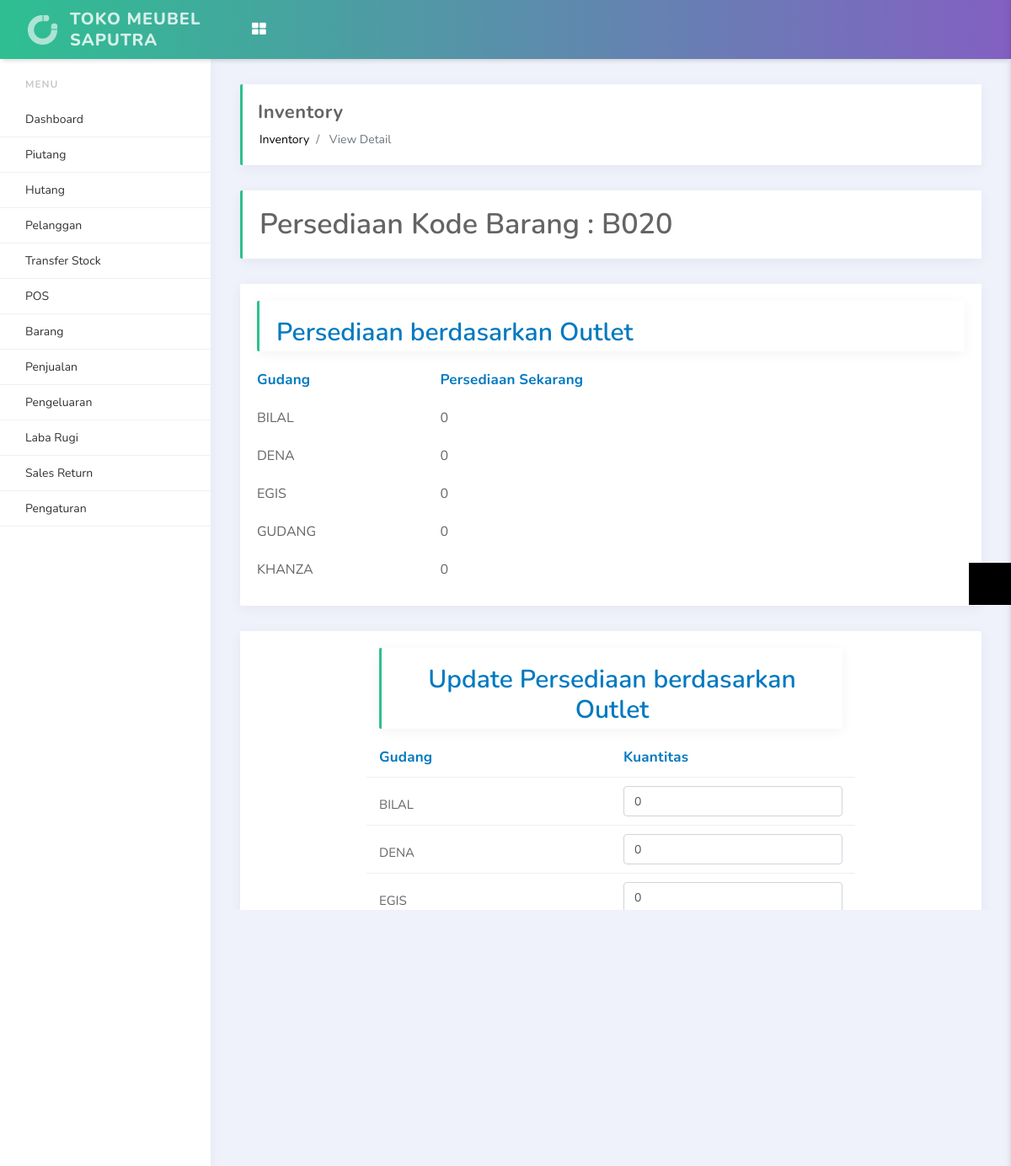
Screenshot of /index.php/inventory/view_detail?pcode=B020 (signed in) with the database file from the repository.
### tables this page shows
CREATE TABLE `site_setting` (
  `id` int(11) NOT NULL,
  `site_name` varchar(499) NOT NULL,
  `site_logo` varchar(255) NOT NULL,
  `timezone` varchar(499) NOT NULL,
  `pagination` int(11) NOT NULL,
  `tax` double(11,2) NOT NULL,
  `currency` char(3) NOT NULL,
  `address` text NOT NULL,
  `datetime_format` varchar(30) NOT NULL,
  `display_product` int(11) NOT NULL,
  `display_keyboard` int(11) NOT NULL,
  `default_customer_id` int(11) NOT NULL,
  `updated_user_id` int(11) NOT NULL,
  `updated_datetime` datetime NOT NULL
);

CREATE TABLE `outlets` (
  `id` int(11) NOT NULL,
  `name` varchar(499) NOT NULL,
  `address` longtext NOT NULL,
  `contact_number` varchar(499) NOT NULL,
  `receipt_header` longtext NOT NULL,
  `receipt_footer` longtext NOT NULL,
  `created_user_id` int(11) NOT NULL,
  `created_datetime` datetime NOT NULL,
  `updated_user_id` int(11) NOT NULL,
  `updated_datetime` datetime NOT NULL,
  `status` int(11) NOT NULL COMMENT '1: Active, 0: Inactive'
);

CREATE TABLE `inventory` (
  `id` int(11) NOT NULL,
  `product_code` varchar(499) NOT NULL,
  `outlet_id` int(11) NOT NULL,
  `qty` int(11) NOT NULL
);

### application/controllers/Inventory.php (called while the page is built, shortened)
<?php
class Inventory extends CI_Controller
{
    public function __construct()
    {
        $this->load->model('Inventory_model');
        $this->load->model('Constant_model');
    }
    public function view_detail()
    {
        $pcode = $this->input->get('pcode');
        $data['pcode'] = $pcode;
        $data['lang_dashboard'] = $this->lang->line('dashboard');
        $data['lang_transfer_stock'] = $this->lang->line('transfer_stock');
        $data['lang_customers'] = $this->lang->line('customers');
        $data['lang_gift_card'] = $this->lang->line('gift_card');
        $data['lang_add_gift_card'] = $this->lang->line('add_gift_card');
        $data['lang_list_gift_card'] = $this->lang->line('list_gift_card');
        $data['lang_debit'] = $this->lang->line('debit');
        $data['lang_sales'] = $this->lang->line('sales');
        $data['lang_today_sales'] = $this->lang->line('today_sales');
        $data['lang_opened_bill'] = $this->lang->line('opened_bill');
        $data['lang_reports'] = $this->lang->line('reports');
        $data['lang_sales_report'] = $this->lang->line('sales_report');
        $data['lang_expenses'] = $this->lang->line('expenses');
        $data['lang_expenses_category'] = $this->lang->line('expenses_category');
        $data['lang_pnl'] = $this->lang->line('pnl');
        $data['lang_pnl_report'] = $this->lang->line('pnl_report');
        $data['lang_pos'] = $this->lang->line('pos');
        $data['lang_return_order'] = $this->lang->line('return_order');
        $data['lang_return_order_report'] = $this->lang->line('return_order_report');
        $data['lang_inventory'] = $this->lang->line('inventory');
        $data['lang_products'] = $this->lang->line('products');
        $data['lang_list_products'] = $this->lang->line('list_products');
        $data['lang_print_product_label'] = $this->lang->line('print_product_label');
        $data['lang_product_category'] = $this->lang->line('product_category');
        $data['lang_purchase_order'] = $this->lang->line('purchase_order');
        $data['lang_setting'] = $this->lang->line('setting');
        $data['lang_outlets'] = $this->lang->line('outlets');
        $data['lang_users'] = $this->lang->line('users');
        $data['lang_suppliers'] = $this->lang->line('suppliers');
        $data['lang_system_setting'] = $this->lang->line('system_setting');
        $data['lang_payment_methods'] = $this->lang->line('payment_methods');
        $data['lang_logout'] = $this->lang->line('logout');
        $data['lang_point_of_sales'] = $this->lang->line('point_of_sales');
        $data['lang_amount'] = $this->lang->line('amount');
        $data['lang_monthly_sales_outlet'] = $this->lang->line('monthly_sales_outlet');
        $data['lang_no_match_found'] = $this->lang->line('no_match_found');
        $data['lang_create_return_order'] = $this->lang->line('create_return_order');
        $data['lang_action'] = $this->lang->line('action');
        $data['lang_edit'] = $this->lang->line('edit');
        $data['lang_status'] = $this->lang->line('status');
        $data['lang_add'] = $this->lang->line('add');
        $data['lang_back'] = $this->lang->line('back');
        $data['lang_update'] = $this->lang->line('update');
        $data['lang_active'] = $this->lang->line('active');
        $data['lang_inactive'] = $this->lang->line('inactive');
        $data['lang_name'] = $this->lang->line('name');
        $data['lang_search_product'] = $this->lang->line('search_product');
        $data['lang_add_to_list'] = $this->lang->line('add_to_list');
        $data['lang_submit'] = $this->lang->line('submit');
        $data['lang_receive'] = $this->lang->line('receive');
        $data['lang_view'] = $this->lang->line('view');
        $data['lang_created'] = $this->lang->line('created');
        $data['lang_tax'] = $this->lang->line('tax');
        $data['lang_discount_amount'] = $this->lang->line('discount_amount');
        $data['lang_total'] = $this->lang->line('total');
        $data['lang_totat_payable'] = $this->lang->line('totat_payable');
        $data['lang_inventory_for_product'] = $this->lang->line('inventory_for_product');
        $data['lang_current_inventory_qty'] = $this->lang->line('current_inventory_qty');
        $data['lang_update_inventory_by_outlet'] = $this->lang->line('update_inventory_by_outlet');
        $data['lang_inventory_by_outlet'] = $this->lang->line('inventory_by_outlet');
        $data['lang_quantity'] = $this->lang->line('quantity');
        $this->load->view('inventory_detail', $data);
    }
}

### index.php (called while the page is built, shortened)
<?php
require_once BASEPATH.'core/CodeIgniter.php';

### application/models/Constant_model.php (called while the page is built, shortened)
<?php
class Constant_model extends CI_Model
{
    public function getDataTwoColumn($table, $col1_name, $col1_value, $col2_name, $col2_value)
    {
        $this->db->where("$col1_name", $col1_value);
        $this->db->where("$col2_name", $col2_value);
        $query = $this->db->get("$table");
        $result = $query->result();
        $this->db->save_queries = false;
        return $result;
    }
    public function getDataOneColumnSortColumn($table, $col1_name, $col1_value, $sort_column, $sort_type)
    {
        $this->db->where("$col1_name", $col1_value);
        $this->db->order_by("$sort_column", "$sort_type");
        $query = $this->db->get("$table");
        $result = $query->result();
        $this->db->save_queries = false;
        return $result;
    }
}

### application/views/inventory_detail.php (the view, shortened to what this page needs)
<?php
    require_once 'includes/header4.php';
?>
<section id="content">
	<div class="row">
		<div class="col-lg-12">
			<h1 class="page-header"><?php echo $lang_inventory_for_product; ?> : <?php echo $pcode; ?></h1>
		</div>
	</div>
	<div class="row">
		<div class="col-md-12">
			<div class="card">
				<div class="card-body">
					<h1 class="page-header" style="margin-top: 0px; padding-bottom: 4px; font-size: 30px; margin: 0px 0 11px; color: #0079c0;">
						<?php echo $lang_inventory_by_outlet; ?>
					</h1>
					<div class="row" style="padding-top: 10px; padding-bottom: 10px;">
						<div class="col-md-3"><b style="color: #0079c0; letter-spacing: 0.2px; font-size: 17px;"><?php echo $lang_outlets; ?></b></div>
						<div class="col-md-9"><b style="color: #0079c0; letter-spacing: 0.2px; font-size: 17px;"><?php echo $lang_current_inventory_qty; ?></b></div>
					</div>
					<?php
                        $outletData = $this->Constant_model->getDataOneColumnSortColumn('outlets', 'status', '1', 'name', 'ASC');
                        for ($t = 0; $t < count($outletData); ++$t) {
                            $outlet_id = $outletData[$t]->id;
                            $outlet_name = $outletData[$t]->name; ?>
					<div class="row" style="padding-top: 10px; padding-bottom: 10px;">
						<div class="col-md-3" style="font-size: 16px;">
							<?php echo $outlet_name; ?>
						</div>
						<div class="col-md-9" style="font-size: 16px;">
							<?php
                                $invQty = 0;
                            $invQtyData = $this->Constant_model->getDataTwoColumn('inventory', 'product_code', $pcode, 'outlet_id', $outlet_id);
                            if (count($invQtyData) > 0) {
                                $invQty = $invQtyData[0]->qty;
                            }
                            echo $invQty; ?>
						</div>
					</div>
					<?php
                        }
                    ?>
				</div>
			</div>
			<?php
                if ($user_role < 3) {
                    ?>
			<form action="<?=base_url()?>index.php/inventory/updateInventoryQty" method="post" onsubmit="return confirm('Do you want to update Inventory?')">
				<div class="card">
					<div class="card-body">
						<div class="row">
							<div class="col-md-2"></div>
							<div class="col-md-8">
	<h1 class="page-header" style="margin-top: 0px; padding-bottom: 4px; font-size: 30px; margin: 0px 0 11px; color: #0079c0; text-align: center;">
		<?php echo $lang_update_inventory_by_outlet; ?>
	</h1>
	<div class="row" style="padding-top: 10px; padding-bottom: 10px; border-bottom: 1px solid #eee;">
		<div class="col-md-6"><b style="color: #0079c0; letter-spacing: 0.2px; font-size: 17px;"><?php echo $lang_outlets; ?></b></div>
		<div class="col-md-6"><b style="color: #0079c0; letter-spacing: 0.2px; font-size: 17px;"><?php echo $lang_quantity; ?></b></div>
	</div>
	<?php
        if ($user_role == 1) {
            $outletData = $this->Constant_model->getDataOneColumnSortColumn('outlets', 'status', '1', 'name', 'ASC');
        } else {
            $outletData = $this->Constant_model->getDataOneColumn('outlets', 'id', "$user_outlet");
        }
                    for ($t = 0; $t < count($outletData); ++$t) {
                        $outlet_id = $outletData[$t]->id;
                        $outlet_name = $outletData[$t]->name; ?>
	<div class="row" style="padding-top: 10px; padding-bottom: 10px; border-bottom: 1px solid #eee;">
		<div class="col-md-6" style="padding-top: 10px; font-size: 15px;">
			<?php echo $outlet_name; ?>
		</div>
		<div class="col-md-6">
			<input type="text" class="form-control" name="qty_<?php echo $outlet_id; ?>" value="0" />
		</div>
	</div>
	<?php
                    } ?>
	<div class="row" style="padding-top: 10px; padding-bottom: 10px;">
		<div class="col-md-12" style="text-align: center; padding-top: 10px;">
			<button class="btn btn-primary" style="padding: 8px 30px; font-size: 18px;">
			</button>
		</div>
	</div>
							</div>
							<div class="col-md-2"></div>
						</div>
					</div>
				</div>
			</form>
			<?php
                }
            ?>
			<a href="<?=base_url()?>index.php/inventory/view" style="text-decoration: none;">
				<div class="btn btn-success" >
				</div>
			</a>
		</div>
	</div>
</section>
<?php
    require_once 'includes/footer4.php';
?>

### application/views/includes/header4.php (shortened to what this page needs)
<?php
    $user_role = $this->input->cookie('role_id', TRUE);
    $settingResult = $this->db->get_where('site_setting');
    $settingData = $settingResult->row();
    $setting_site_name = $settingData->site_name;
 ?>
<!doctype html>
<html lang="en">
<head>
    <link rel="stylesheet" href="<?php echo base_url() ?>assets/vendors/bundle.css" type="text/css">
    <link rel="stylesheet" href="<?php echo base_url() ?>assets/vendors/datepicker/daterangepicker.css">
    <link rel="stylesheet" href="<?php echo base_url() ?>assets/vendors/vmap/jqvmap.min.css">
    <link rel="stylesheet" href="<?php echo base_url() ?>assets/css/app.min.css" type="text/css">
    <link rel="stylesheet" href="<?php echo base_url() ?>assets/css/custom.css" type="text/css">
    <link rel="stylesheet" type="text/css" href="https://stackpath.bootstrapcdn.com/font-awesome/4.7.0/css/font-awesome.min.css">
</head>
<body>
<div class="side-menu">
    <div class='side-menu-body'>
        <ul>
            <?php
            $link = $this->uri->segment(1);
            ?>
            <li class="side-menu-divider">Menu</li>
            <?php
            if ($user_role == 3) {
                echo "<li>".anchor('index.php/cashier/',$lang_pos)."</li>";
                echo "
                <li>
                <a href='#'>Sales Return</a>
                <ul>
                    <li>
                        <a <?php if (($link == '')) {
                    ?> style='background-color: #e9ecf2;' <?php
                } ?> href='<?=base_url()?>index.php/sales_return/'>
                            Buat Sales Return
                        </a>
                    </li>
                    <li>
                        <a <?php if (($link == 'data_return')) {
                    ?> style='background-color: #e9ecf2;' <?php
                } ?> href='<?=base_url()?>index.php/sales_return/data_return'>
                            Data Sales Return
                        </a>
                    </li>
                </ul>
            </li>
                ";
            }else{
            ?>
            <li><?php echo anchor('index.php/dashboard',$lang_dashboard,($link=="dashboard"?'class="active"':'')) ?></li>
            <li><?php echo anchor('index.php/piutang',"Piutang",($link=="piutang"?'class="active"':'')) ?></li>
            <li><?php echo anchor('index.php/hutang',"Hutang",($link=="hutang"?'class="active"':'')) ?></li>
            <li><?php echo anchor('index.php/customers/view',$lang_customers,($link=="customers"?'class="active"':'')) ?></li>
            <li><?php echo anchor('index.php/transfer_stock/view',"Transfer Stock",($link=="transfer_stock"?'class="active"':'')) ?></li>
            <li><?php echo anchor('index.php/cashier/',$lang_pos,($link=="cashier"?'class="active"':'')) ?></li>
            <li>
                <a href="#"></i> <span><?php echo $lang_products; ?></span> </a>
            </li>
            <li>
                <a href="#"><span><?php echo $lang_sales; ?></span> </a>
            </li>
            <li>
                <a href="#"><?php echo $lang_expenses ?></a>
            </li>
            <li>
                <a href="#"><?php echo $lang_pnl ?></a>
            </li>
            <li>
                <a href="#">Sales Return</a>
            </li>
            <li>
                <a href="#"><?php echo $lang_setting; ?></a>
            </li>
                    <?php
                    }
                            ?>
        </ul>
    </div>
</div>
<nav class="navbar">
    <div class="container-fluid">
        <div class="header-logo">
            <a href="#">
                <img src="<?php echo base_url() ?>assets/media/image/light-logo.png" alt="...">
                <span class="logo-text d-none d-lg-block"><?php echo $setting_site_name ?></span>
            </a>
        </div>
        <div class="header-body">
            <ul class="navbar-nav">
                <li class="nav-item dropdown d-none d-lg-block">
                    <a href="#" class="nav-link" data-toggle="dropdown">
                        <i class="fa fa-th-large"></i>
                    </a>
                </li>
            </ul>
        </div>
    </div>
</nav>
<main class="main-content">
    <div class="container-fluid">
        <div class="page-header d-md-flex justify-content-between align-items-center">
            <div>
                <h4><?php echo ucwords(str_replace('_', ' ', $this->uri->segment(1))) ?></h4>
                <nav aria-label="breadcrumb">
                    <ol class="breadcrumb">
                        <li class="breadcrumb-item"><a href="#"><?php echo ucwords(str_replace('_', ' ', $this->uri->segment(1))) ?></a></li>
                        <li class="breadcrumb-item active" aria-current="page">
                            <?php if ($this->uri->segment(2)){
                                 echo ucwords(str_replace('_', ' ', $this->uri->segment(2)));
                            } ?>
                            </li>
                    </ol>
                </nav>
            </div>
        </div>

### rows the page displays
site_setting: site_name "TOKO MEUBEL SAPUTRA"
outlets: name "BILAL", inventory.qty "0"
outlets: name "DENA", invQty "0"
outlets: name "EGIS", invQty "0"
outlets: name "GUDANG", invQty "0"
outlets: name "KHANZA", invQty "0"

### other values shown
$lang_products "Barang"
$lang_sales "Penjualan"
$lang_expenses "Pengeluaran"
$lang_pnl "Laba Rugi"
$lang_setting "Pengaturan"
str_replace('_', ' ', $this->uri->segment(1)) "Inventory"
str_replace('_', ' ', $this->uri->segment(2)) "View Detail"
$lang_inventory_for_product "Persediaan Kode Barang"
$pcode "B020"
$lang_inventory_by_outlet "Persediaan berdasarkan Outlet"
$lang_outlets "Gudang"
$lang_current_inventory_qty "Persediaan Sekarang"
$lang_update_inventory_by_outlet "Update Persediaan berdasarkan Outlet"
$lang_quantity "Kuantitas"
